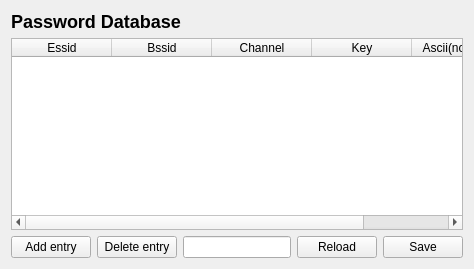
      <widget class="QWidget" name="TabPage">
       <attribute name="title">
        <string>Database</string>
       </attribute>
       <layout class="QGridLayout">
        <item row="0" column="0">
         <widget class="QLabel" name="textLabel4">
          <property name="text">
           <string>&lt;html&gt;&lt;head/&gt;&lt;body&gt;&lt;h2 style=&quot; margin-top:16px; margin-bottom:12px; margin-left:0px; margin-right:0px; -qt-block-indent:0; text-indent:0px;&quot;&gt;&lt;span style=&quot; font-size:x-large; font-weight:600;&quot;&gt;Password Database&lt;/span&gt;&lt;/h2&gt;&lt;/body&gt;&lt;/html&gt;</string>
          </property>
          <property name="wordWrap">
           <bool>false</bool>
          </property>
         </widget>
        </item>
        <item row="2" column="0">
         <layout class="QHBoxLayout">
          <item>
           <widget class="QPushButton" name="button_database_add">
            <property name="text">
             <string>Add entry</string>
            </property>
           </widget>
          </item>
          <item>
           <widget class="QPushButton" name="button_database_delete">
            <property name="text">
             <string>Delete entry</string>
            </property>
           </widget>
          </item>
          <item>
           <widget class="QLineEdit" name="line_database"/>
          </item>
          <item>
           <widget class="QPushButton" name="button_database_reload">
            <property name="text">
             <string>Reload</string>
            </property>
           </widget>
          </item>
          <item>
           <widget class="QPushButton" name="button_database_save">
            <property name="text">
             <string>Save</string>
            </property>
           </widget>
          </item>
         </layout>
        </item>
        <item row="1" column="0">
         <widget class="QTableWidget" name="table_database">
          <column>
           <property name="text">
            <string>Essid</string>
           </property>
          </column>
          <column>
           <property name="text">
            <string>Bssid</string>
           </property>
          </column>
          <column>
           <property name="text">
            <string>Channel</string>
           </property>
          </column>
          <column>
           <property name="text">
            <string>Key</string>
           </property>
          </column>
          <column>
           <property name="text">
            <string>Ascii(not save)</string>
           </property>
          </column>
         </widget>
        </item>
       </layout>
      </widget>
